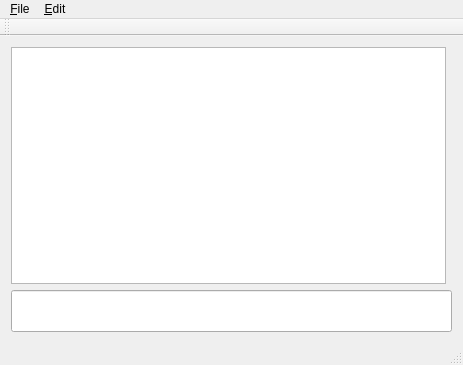
<?xml version="1.0" encoding="UTF-8"?>
<ui version="4.0">
 <class>MainWindow</class>
 <widget class="QMainWindow" name="MainWindow">
  <property name="geometry">
   <rect>
    <x>0</x>
    <y>0</y>
    <width>463</width>
    <height>365</height>
   </rect>
  </property>
  <property name="windowTitle">
   <string>MainWindow</string>
  </property>
  <widget class="QWidget" name="centralWidget">
   <layout class="QGridLayout" name="gridLayout">
    <item row="0" column="0">
     <widget class="MediaFileView" name="tvMediaFiles">
      <property name="font">
       <font>
        <pointsize>22</pointsize>
       </font>
      </property>
      <property name="alternatingRowColors">
       <bool>true</bool>
      </property>
     </widget>
    </item>
    <item row="0" column="1">
     <layout class="QVBoxLayout" name="verticalLayout"/>
    </item>
    <item row="1" column="0" colspan="2">
     <widget class="QLineEdit" name="leSearchText">
      <property name="font">
       <font>
        <pointsize>22</pointsize>
       </font>
      </property>
     </widget>
    </item>
   </layout>
  </widget>
  <widget class="QMenuBar" name="menuBar">
   <property name="geometry">
    <rect>
     <x>0</x>
     <y>0</y>
     <width>463</width>
     <height>25</height>
    </rect>
   </property>
   <widget class="QMenu" name="menuFile">
    <property name="title">
     <string>&amp;File</string>
    </property>
    <addaction name="actionScan_media_library"/>
    <addaction name="actionRead_media_data"/>
    <addaction name="actionWrite_media_data"/>
    <addaction name="separator"/>
    <addaction name="action_Exit"/>
   </widget>
   <widget class="QMenu" name="menu_Edit">
    <property name="title">
     <string>&amp;Edit</string>
    </property>
    <addaction name="actionMedia_Libraries"/>
    <addaction name="separator"/>
    <addaction name="actionEdit_Settings"/>
   </widget>
   <addaction name="menuFile"/>
   <addaction name="menu_Edit"/>
  </widget>
  <widget class="QToolBar" name="mainToolBar">
   <attribute name="toolBarArea">
    <enum>TopToolBarArea</enum>
   </attribute>
   <attribute name="toolBarBreak">
    <bool>false</bool>
   </attribute>
  </widget>
  <widget class="QStatusBar" name="sbMain"/>
  <action name="actionScan_media_library">
   <property name="text">
    <string>&amp;Scan media library</string>
   </property>
  </action>
  <action name="actionRead_media_data">
   <property name="text">
    <string>&amp;Read media data</string>
   </property>
   <property name="toolTip">
    <string>Read media data from XML-file</string>
   </property>
  </action>
  <action name="actionWrite_media_data">
   <property name="text">
    <string>&amp;Write media data</string>
   </property>
  </action>
  <action name="actionMedia_Libraries">
   <property name="text">
    <string>Media &amp;Libraries...</string>
   </property>
  </action>
  <action name="actionEdit_Settings">
   <property name="text">
    <string>Edit &amp;Settings</string>
   </property>
  </action>
  <action name="action_Exit">
   <property name="text">
    <string>&amp;Exit</string>
   </property>
  </action>
 </widget>
 <layoutdefault spacing="6" margin="11"/>
 <customwidgets>
  <customwidget>
   <class>MediaFileView</class>
   <extends>QTableView</extends>
   <header>mediafileview.h</header>
  </customwidget>
 </customwidgets>
 <resources/>
 <connections/>
 <slots>
  <slot>playFile()</slot>
  <slot>scanMediaLibrary()</slot>
 </slots>
</ui>
